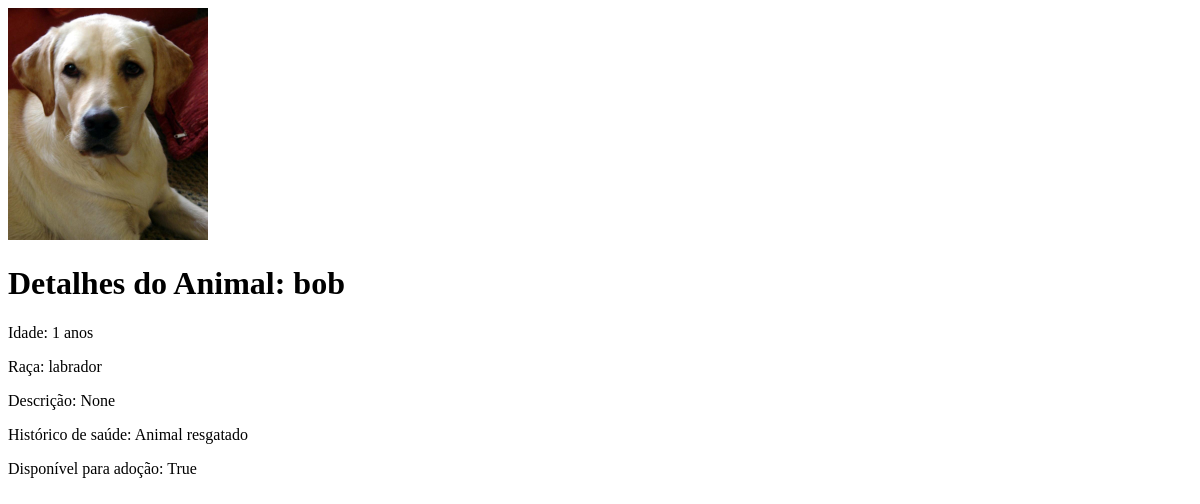
The app's page /animal/1/, older data.
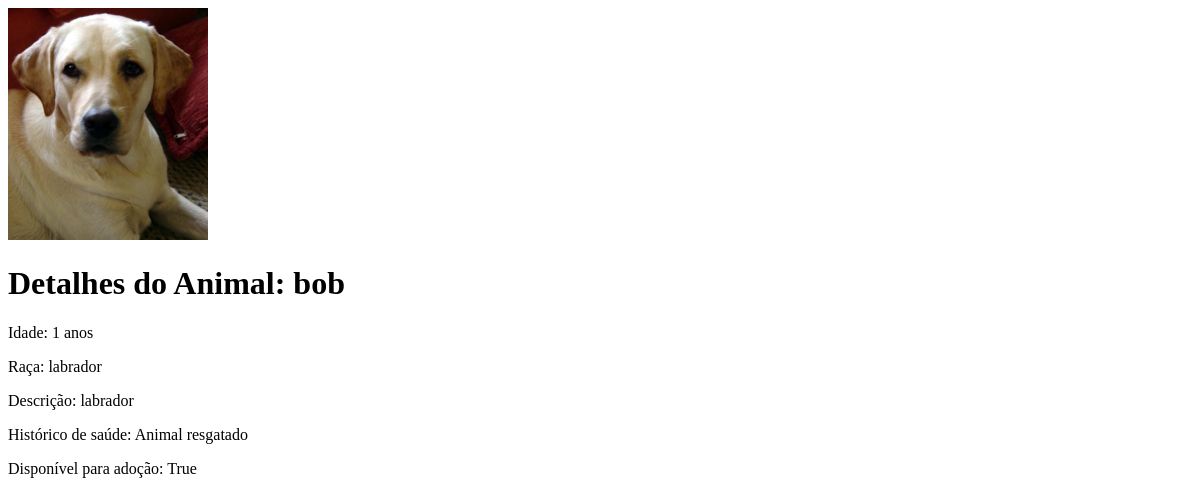
The same page, newer data.
### shelter/models.py (models this page shows, shortened)
class Animal(models.Model):
    name = models.CharField(max_length=30)
    species = models.CharField(max_length=30)
    age = models.IntegerField()
    breed = models.CharField(max_length=30)
    enabled = models.BooleanField(default=True)
    health_history = models.TextField()
    image = models.ImageField(upload_to='animals/', null=True, blank=True)
    description = models.TextField(null=True, blank=True)
    is_available = models.BooleanField(default=True)
    class Meta:
        verbose_name = 'Animal'
        verbose_name_plural = 'Animals'
        ordering = ['name']

### shelter/views.py (the view)
# urls.py: path('animal/<int:pk>/', AnimalDetailView.as_view(), name='animal_detail'),
class AnimalDetailView(DetailView):
    model = Animal  # O modelo que será utilizado
    template_name = 'animal_detail.html'  # O template que será renderizado
    context_object_name = 'animal'  # O nome da variável no template

### shelter/templates/animal_detail.html (shortened to what this page needs)
<!DOCTYPE html>
<html lang="pt-BR">
<head>
</head>
<body>
    {% if animal.image %}
    <img src="{{ animal.image.url }}" alt="{{ animal.name }}" style="max-width: 200px;">
    {% endif %}
    <h1>Detalhes do Animal: {{ animal.name }}</h1>
    <p>Idade: {{ animal.age }} anos</p>
    <p>Raça: {{ animal.breed }}</p>
    <p>Descrição: {{ animal.description }}</p>
    <p>Histórico de saúde: {{ animal.health_history }}</p>
    <p>Disponível para adoção: {{ animal.is_available }}</p>
</body>
</html>

Row changes from the older to the newer data that the page shows:
changed Animal "bob": description "None" → "labrador"
